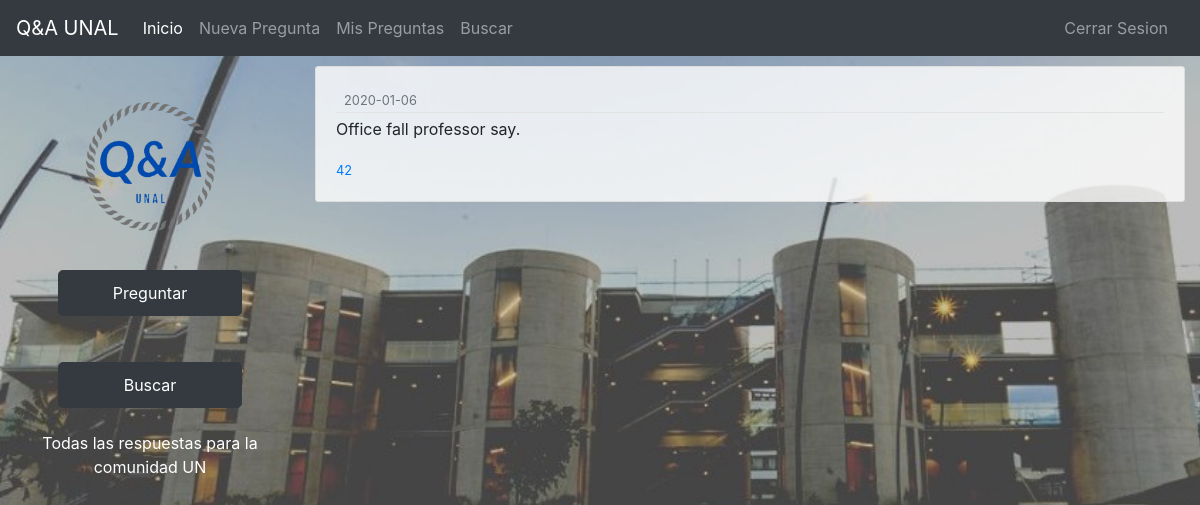
The app's page /comentarios/2 (signed in) with its own data.
### qaunal/models.py (models this page shows, shortened)
class Comentario(db.Model):
    id = db.Column(db.Integer, primary_key=True)
    date_created = db.Column(
        db.DateTime, nullable=False, default=datetime.utcnow)
    contenido = db.Column(db.Text, nullable=False)
    util = db.Column(db.Boolean(), nullable=False)
    likes = db.Column(db.Integer, nullable=False)
    pregunta_id = db.Column(db.Integer, db.ForeignKey(
        'pregunta.id'), nullable=False)
    user_id = db.Column(db.Integer, db.ForeignKey('user.id'), nullable=False)

### qaunal/routes.py (the view)
@app.route('/comentarios/<int:com_id>', methods=['GET', 'POST'])
@login_required
def comentario(com_id):
    comentario = Comentario.query.get_or_404(com_id)
    return render_template('comentario.html', titulo='Comentario', comentario=comentario)

### qaunal/models.py (called while the page is built)
@login_manager.user_loader
def load_user(user_id):
    return User.query.get(int(user_id))

### qaunal/templates/comentario.html (shortened to what this page needs)
{% extends "base.html" %}
{% block content %}
<article class="media content-section">
    <div class="media-body">
        <div class="article-metadata">
            <small class="text-muted">{{ comentario.date_created.strftime('%Y-%m-%d') }}</small>
        </div>
        <p class="article-content">{{ comentario.contenido }}</p>
        <small class="text-muted"><a href="{{ url_for('likeComentario', com_id=comentario.id) }}">{{ comentario.likes }}</a></small>
    </div>
</article>
{% endblock content %}

### qaunal/static/main.css (style rules this page uses)
.content-section { background: rgba(255, 255, 255, 0.8); padding: 20px 20px; border: 1px solid #dddddd; border-radius: 3px; margin: 10px 0px; }
.article-content { white-space: pre-line; }
.article-metadata { padding-bottom: 1px; margin-bottom: 4px; border-bottom: 1px solid #e3e3e3; }

### records on screen
Comentario: date_created "2020-01-06", contenido "Office fall professor say.", likes "42"
